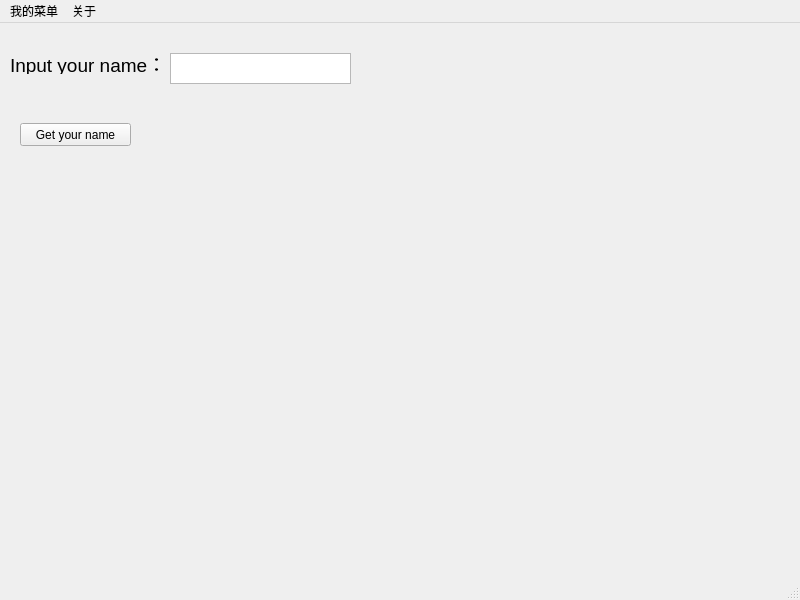
<?xml version="1.0" encoding="UTF-8"?>
<ui version="4.0">
 <class>MainWindow</class>
 <widget class="QMainWindow" name="MainWindow">
  <property name="geometry">
   <rect>
    <x>0</x>
    <y>0</y>
    <width>800</width>
    <height>600</height>
   </rect>
  </property>
  <property name="windowTitle">
   <string>MainWindow</string>
  </property>
  <widget class="QWidget" name="centralwidget">
   <widget class="QLabel" name="label">
    <property name="geometry">
     <rect>
      <x>10</x>
      <y>30</y>
      <width>161</width>
      <height>21</height>
     </rect>
    </property>
    <property name="font">
     <font>
      <pointsize>14</pointsize>
     </font>
    </property>
    <property name="text">
     <string>Input your name：</string>
    </property>
   </widget>
   <widget class="QTextEdit" name="textEdit">
    <property name="geometry">
     <rect>
      <x>170</x>
      <y>30</y>
      <width>181</width>
      <height>31</height>
     </rect>
    </property>
   </widget>
   <widget class="QPushButton" name="getName">
    <property name="geometry">
     <rect>
      <x>20</x>
      <y>100</y>
      <width>111</width>
      <height>23</height>
     </rect>
    </property>
    <property name="text">
     <string>Get your name</string>
    </property>
   </widget>
   <widget class="QLabel" name="display_line">
    <property name="geometry">
     <rect>
      <x>30</x>
      <y>160</y>
      <width>161</width>
      <height>41</height>
     </rect>
    </property>
    <property name="text">
     <string/>
    </property>
   </widget>
  </widget>
  <widget class="QMenuBar" name="menubar">
   <property name="geometry">
    <rect>
     <x>0</x>
     <y>0</y>
     <width>800</width>
     <height>21</height>
    </rect>
   </property>
   <widget class="QMenu" name="menu">
    <property name="title">
     <string>我的菜单</string>
    </property>
    <addaction name="action"/>
    <addaction name="action_2"/>
    <addaction name="action_3"/>
   </widget>
   <widget class="QMenu" name="menu_2">
    <property name="title">
     <string>关于</string>
    </property>
    <addaction name="action_4"/>
   </widget>
   <addaction name="menu"/>
   <addaction name="menu_2"/>
  </widget>
  <widget class="QStatusBar" name="statusbar"/>
  <action name="action">
   <property name="text">
    <string>打开</string>
   </property>
  </action>
  <action name="action_2">
   <property name="text">
    <string>保存</string>
   </property>
  </action>
  <action name="action_3">
   <property name="text">
    <string>退出</string>
   </property>
  </action>
  <action name="action_4">
   <property name="text">
    <string>作者</string>
   </property>
  </action>
 </widget>
 <resources/>
 <connections/>
</ui>
